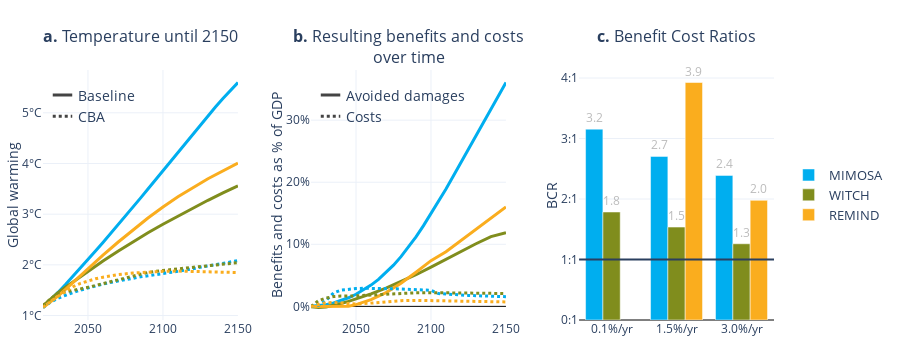

The notebook cell saved with this chart:
### Code cell
from utils import plot_bcr
fig_with_temp = plot_bcr.fig_bcr(
    relative_avoided_damages_values, relative_costs_values, temperatures, bcr_values
)
fig_with_temp

### Figure 1 — Plotly figure (JSON) as saved in the notebook; plotly's stock layout.template omitted (floating-point values rounded to 4 significant figures)
{"data": [{"legendgroup": "MIMOSA", "line": {"color": "#00AEEF", "dash": "solid", "width": 3}, "mode": "lines", "name": "MIMOSA: Baseline", "showlegend": false, "type": "scatter", "x": [2020, 2025, 2030, 2035, 2040, 2045, 2050, 2055, 2060, 2065, 2070, 2075, 2080, 2085, 2090, 2095, 2100, 2105, 2110, 2115, 2120, 2125, 2130, 2135, 2140, 2145, 2150], "xaxis": "x", "y": [1.16, 1.304, 1.457, 1.614, 1.775, 1.94, 2.107, 2.275, 2.443, 2.613, 2.786, 2.962, 3.139, 3.317, 3.496, 3.677, 3.86, 4.043, 4.227, 4.41, 4.591, 4.769, 4.943, 5.114, 5.28, 5.442, 5.598], "yaxis": "y"}, {"legendgroup": "WITCH", "line": {"color": "#808D1D", "dash": "solid", "width": 3}, "mode": "lines", "name": "WITCH: Baseline", "showlegend": false, "type": "scatter", "x": [2020, 2025, 2030, 2035, 2040, 2045, 2050, 2060, 2070, 2080, 2090, 2100, 2110, 2120, 2130, 2140, 2150], "xaxis": "x", "y": [1.196, 1.329, 1.452, 1.559, 1.665, 1.771, 1.874, 2.075, 2.269, 2.453, 2.634, 2.801, 2.964, 3.123, 3.274, 3.419, 3.557], "yaxis": "y"}, {"legendgroup": "REMIND", "line": {"color": "#FAAD1E", "dash": "solid", "width": 3}, "mode": "lines", "name": "REMIND: Baseline", "showlegend": false, "type": "scatter", "x": [2020, 2025, 2030, 2035, 2040, 2045, 2050, 2055, 2060, 2070, 2080, 2090, 2100, 2110, 2130, 2150], "xaxis": "x", "y": [1.159, 1.27, 1.385, 1.516, 1.652, 1.791, 1.932, 2.064, 2.192, 2.446, 2.691, 2.925, 3.141, 3.344, 3.699, 4.009], "yaxis": "y"}, {"legendgroup": "MIMOSA_combined", "line": {"color": "#B6036C", "dash": "solid", "width": 3}, "mode": "lines", "name": "MIMOSA_combined: Baseline", "showlegend": false, "type": "scatter", "x": [], "xaxis": "x", "y": [], "yaxis": "y"}, {"legendgroup": "MIMOSA", "line": {"color": "#00AEEF", "dash": "dot", "width": 3}, "mode": "lines", "name": "MIMOSA: CBA", "showlegend": false, "type": "scatter", "x": [2020, 2025, 2030, 2035, 2040, 2045, 2050, 2055, 2060, 2065, 2070, 2075, 2080, 2085, 2090, 2095, 2100, 2105, 2110, 2115, 2120, 2125, 2130, 2135, 2140, 2145, 2150], "xaxis": "x", "y": [1.16, 1.262, 1.342, 1.402, 1.455, 1.503, 1.546, 1.585, 1.621, 1.654, 1.685, 1.713, 1.739, 1.763, 1.784, 1.803, 1.82, 1.846, 1.873, 1.899, 1.925, 1.952, 1.978, 2.004, 2.031, 2.057, 2.083], "yaxis": "y"}, {"legendgroup": "WITCH", "line": {"color": "#808D1D", "dash": "dot", "width": 3}, "mode": "lines", "name": "WITCH: CBA", "showlegend": false, "type": "scatter", "x": [2020, 2025, 2030, 2035, 2040, 2045, 2050, 2060, 2070, 2080, 2090, 2100, 2110, 2120, 2130, 2140, 2150], "xaxis": "x", "y": [1.196, 1.329, 1.435, 1.47, 1.498, 1.527, 1.557, 1.63, 1.712, 1.785, 1.851, 1.891, 1.92, 1.946, 1.972, 2.005, 2.043], "yaxis": "y"}, {"legendgroup": "REMIND", "line": {"color": "#FAAD1E", "dash": "dot", "width": 3}, "mode": "lines", "name": "REMIND: CBA", "showlegend": false, "type": "scatter", "x": [2020, 2025, 2030, 2035, 2040, 2045, 2050, 2055, 2060, 2070, 2080, 2090, 2100, 2110, 2130, 2150], "xaxis": "x", "y": [1.163, 1.278, 1.378, 1.479, 1.568, 1.635, 1.688, 1.725, 1.757, 1.807, 1.84, 1.859, 1.872, 1.878, 1.865, 1.848], "yaxis": "y"}, {"legendgroup": "MIMOSA_combined", "line": {"color": "#B6036C", "dash": "dot", "width": 3}, "mode": "lines", "name": "MIMOSA_combined: CBA", "showlegend": false, "type": "scatter", "x": [], "xaxis": "x", "y": [], "yaxis": "y"}, {"legendgroup": "MIMOSA", "line": {"color": "#00AEEF", "dash": "solid", "width": 3}, "mode": "lines", "name": "MIMOSA", "showlegend": false, "type": "scatter", "x": [2020, 2025, 2030, 2035, 2040, 2045, 2050, 2055, 2060, 2065, 2070, 2075, 2080, 2085, 2090, 2095, 2100, 2105, 2110, 2115, 2120, 2125, 2130, 2135, 2140, 2145, 2150], "xaxis": "x2", "y": [0, 0.0008153, 0.002681, 0.005629, 0.009288, 0.01382, 0.01946, 0.02625, 0.03423, 0.0435, 0.0542, 0.06638, 0.08006, 0.0952, 0.1118, 0.13, 0.1496, 0.1684, 0.1892, 0.2104, 0.232, 0.2538, 0.2756, 0.2974, 0.3189, 0.3401, 0.3607], "yaxis": "y2"}, {"legendgroup": "WITCH", "line": {"color": "#808D1D", "dash": "solid", "width": 3}, "mode": "lines", "name": "WITCH", "showlegend": false, "type": "scatter", "x": [2020, 2025, 2030, 2035, 2040, 2045, 2050, 2060, 2070, 2080, 2090, 2100, 2110, 2120, 2130, 2140, 2150], "xaxis": "x2", "y": [-0.0004859, -0.001845, -0.0009676, 0.001504, 0.004558, 0.008086, 0.01187, 0.01997, 0.02933, 0.03955, 0.05098, 0.06312, 0.07581, 0.08858, 0.1008, 0.1123, 0.1188], "yaxis": "y2"}, {"legendgroup": "REMIND", "line": {"color": "#FAAD1E", "dash": "solid", "width": 3}, "mode": "lines", "name": "REMIND", "showlegend": false, "type": "scatter", "x": [2020, 2025, 2030, 2035, 2040, 2045, 2050, 2055, 2060, 2070, 2080, 2090, 2100, 2110, 2130, 2150], "xaxis": "x2", "y": [-0.0001145, -2.871e-05, 7.554e-05, 0.0001238, -0.0001182, 0.0002147, 0.002725, 0.006859, 0.01086, 0.02222, 0.03722, 0.05503, 0.07358, 0.08806, 0.1238, 0.1602], "yaxis": "y2"}, {"legendgroup": "MIMOSA_combined", "line": {"color": "#B6036C", "dash": "solid", "width": 3}, "mode": "lines", "name": "MIMOSA_combined", "showlegend": false, "type": "scatter", "x": [], "xaxis": "x2", "y": [], "yaxis": "y2"}, {"legendgroup": "MIMOSA", "line": {"color": "#00AEEF", "dash": "dot", "width": 3}, "mode": "lines", "name": "MIMOSA", "showlegend": false, "type": "scatter", "x": [2020, 2025, 2030, 2035, 2040, 2045, 2050, 2055, 2060, 2065, 2070, 2075, 2080, 2085, 2090, 2095, 2100, 2105, 2110, 2115, 2120, 2125, 2130, 2135, 2140, 2145, 2150], "xaxis": "x2", "y": [0, 0.001852, 0.009516, 0.02155, 0.02614, 0.02767, 0.0287, 0.02915, 0.0292, 0.02906, 0.02878, 0.02834, 0.02781, 0.02724, 0.02672, 0.02632, 0.02591, 0.02063, 0.01969, 0.0189, 0.01822, 0.01763, 0.01713, 0.01667, 0.01627, 0.01592, 0.01562], "yaxis": "y2"}, {"legendgroup": "WITCH", "line": {"color": "#808D1D", "dash": "dot", "width": 3}, "mode": "lines", "name": "WITCH", "showlegend": false, "type": "scatter", "x": [2020, 2025, 2030, 2035, 2040, 2045, 2050, 2060, 2070, 2080, 2090, 2100, 2110, 2120, 2130, 2140, 2150], "xaxis": "x2", "y": [-0.0004859, 0.009249, 0.01322, 0.01571, 0.01666, 0.01666, 0.01692, 0.0182, 0.01977, 0.02104, 0.02191, 0.02209, 0.02183, 0.02143, 0.0209, 0.02064, 0.02067], "yaxis": "y2"}, {"legendgroup": "REMIND", "line": {"color": "#FAAD1E", "dash": "dot", "width": 3}, "mode": "lines", "name": "REMIND", "showlegend": false, "type": "scatter", "x": [2020, 2025, 2030, 2035, 2040, 2045, 2050, 2055, 2060, 2070, 2080, 2090, 2100, 2110, 2130, 2150], "xaxis": "x2", "y": [-0.0003639, 0.002631, 0.005883, 0.006134, 0.005397, 0.003743, 0.003736, 0.004316, 0.00513, 0.007639, 0.009156, 0.00964, 0.009236, 0.008029, 0.006863, 0.007166], "yaxis": "y2"}, {"legendgroup": "MIMOSA_combined", "line": {"color": "#B6036C", "dash": "dot", "width": 3}, "mode": "lines", "name": "MIMOSA_combined", "showlegend": false, "type": "scatter", "x": [], "xaxis": "x2", "y": [], "yaxis": "y2"}, {"cliponaxis": false, "legendgroup": "MIMOSA", "marker": {"color": "#00AEEF"}, "name": "MIMOSA", "text": ["3.2", "2.7", "2.4"], "textfont": {"color": "#BBB"}, "textposition": "outside", "type": "bar", "x": ["0.1%/yr", "1.5%/yr", "3.0%/yr"], "xaxis": "x3", "y": [3.155, 2.705, 2.391], "yaxis": "y3"}, {"cliponaxis": false, "legendgroup": "WITCH", "marker": {"color": "#808D1D"}, "name": "WITCH", "text": ["1.8", "1.5", "1.3"], "textfont": {"color": "#BBB"}, "textposition": "outside", "type": "bar", "x": ["0.1%/yr", "1.5%/yr", "3.0%/yr"], "xaxis": "x3", "y": [1.785, 1.536, 1.26], "yaxis": "y3"}, {"cliponaxis": false, "legendgroup": "REMIND", "marker": {"color": "#FAAD1E"}, "name": "REMIND", "text": ["3.9", "2.0"], "textfont": {"color": "#BBB"}, "textposition": "outside", "type": "bar", "x": ["1.5%/yr", "3.0%/yr"], "xaxis": "x3", "y": [3.926, 1.978], "yaxis": "y3"}], "layout": {"annotations": [{"font": {"size": 16}, "showarrow": false, "text": "<b>a.</b> Temperature until 2150<br> ", "x": 0.1333, "xanchor": "center", "xref": "paper", "y": 1, "yanchor": "bottom", "yref": "paper"}, {"font": {"size": 16}, "showarrow": false, "text": "<b>b.</b> Resulting benefits and costs<br>over time", "x": 0.5, "xanchor": "center", "xref": "paper", "y": 1, "yanchor": "bottom", "yref": "paper"}, {"font": {"size": 16}, "showarrow": false, "text": "<b>c.</b> Benefit Cost Ratios<br> ", "x": 0.8667, "xanchor": "center", "xref": "paper", "y": 1, "yanchor": "bottom", "yref": "paper"}, {"font": {"size": 14}, "showarrow": false, "text": " Baseline", "x": 0.15, "xanchor": "left", "xref": "x domain", "y": 0.9, "yanchor": "middle", "yref": "y domain"}, {"font": {"size": 14}, "showarrow": false, "text": " CBA", "x": 0.15, "xanchor": "left", "xref": "x domain", "y": 0.815, "yanchor": "middle", "yref": "y domain"}, {"font": {"size": 14}, "showarrow": false, "text": " Avoided damages", "x": 0.15, "xanchor": "left", "xref": "x2 domain", "y": 0.9, "yanchor": "middle", "yref": "y2 domain"}, {"font": {"size": 14}, "showarrow": false, "text": " Costs", "x": 0.15, "xanchor": "left", "xref": "x2 domain", "y": 0.815, "yanchor": "middle", "yref": "y2 domain"}], "barmode": "group", "height": 350, "legend": {"bgcolor": "#FFF", "font": {"size": 13}, "tracegroupgap": 0, "y": 0.5}, "margin": {"b": 30, "l": 30, "r": 30, "t": 70}, "shapes": [{"line": {"color": "#444", "dash": "solid", "width": 3}, "type": "line", "x0": 0.05, "x1": 0.15, "xref": "x domain", "y0": 0.9, "y1": 0.9, "yref": "y domain"}, {"line": {"color": "#444", "dash": "dot", "width": 3}, "type": "line", "x0": 0.05, "x1": 0.15, "xref": "x domain", "y0": 0.815, "y1": 0.815, "yref": "y domain"}, {"line": {"color": "#444", "dash": "solid", "width": 3}, "type": "line", "x0": 0.05, "x1": 0.15, "xref": "x2 domain", "y0": 0.9, "y1": 0.9, "yref": "y2 domain"}, {"line": {"color": "#444", "dash": "dot", "width": 3}, "type": "line", "x0": 0.05, "x1": 0.15, "xref": "x2 domain", "y0": 0.815, "y1": 0.815, "yref": "y2 domain"}, {"type": "line", "x0": 0, "x1": 1, "xref": "x3 domain", "y0": 1, "y1": 1, "yref": "y3"}], "width": 900, "xaxis": {"anchor": "y", "domain": [0, 0.2667]}, "xaxis2": {"anchor": "y2", "domain": [0.3667, 0.6333]}, "xaxis3": {"anchor": "y3", "domain": [0.7333, 1]}, "yaxis": {"anchor": "x", "domain": [0, 1], "ticksuffix": "°C", "title": {"standoff": 0, "text": "Global warming"}, "zerolinecolor": "#000", "zerolinewidth": 1}, "yaxis2": {"anchor": "x2", "domain": [0, 1], "tickformat": ".0%", "title": {"standoff": 0, "text": "Benefits and costs as % of GDP"}, "zerolinecolor": "#000", "zerolinewidth": 1}, "yaxis3": {"anchor": "x3", "domain": [0, 1], "ticksuffix": ":1", "title": {"standoff": 0, "text": "BCR"}, "zerolinecolor": "#000", "zerolinewidth": 1}}}
